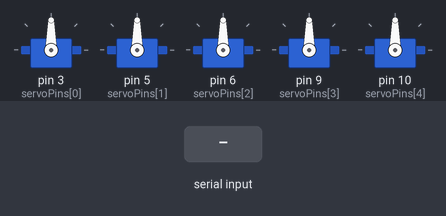
A sketch run on a simulated Arduino Uno, built with avr-gcc and run on an emulated ATmega328P. Shown: 5 × servo. Inputs (shaded band) come from the test bench.

Above: at 1.2 s.
1.3 s: "90,45,200\n" received over the second serial link
At 2.4 s:
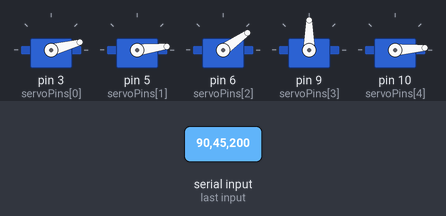
2.8 s: "30,150,10\n" received over the second serial link
At 3.5 s:
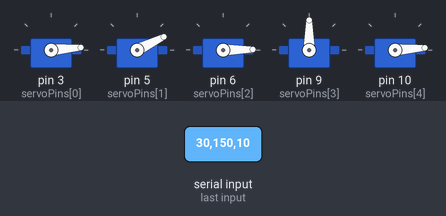
4.3 s: "90,45\n" received over the second serial link
At 4.6 s:
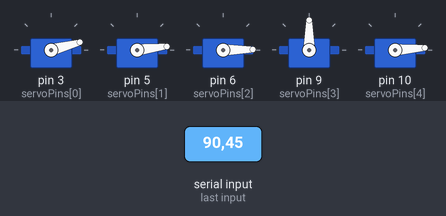
5.8 s: "200\n" received over the second serial link
At 6.9 s:
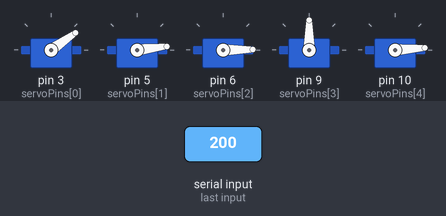
7.3 s: "30,150\n" received over the second serial link
At 8.1 s:
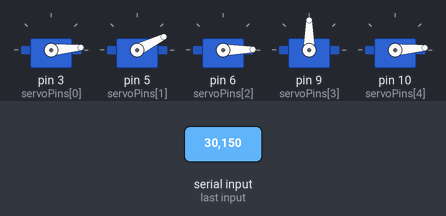
8.8 s: "200\n" received over the second serial link
At 9.2 s:
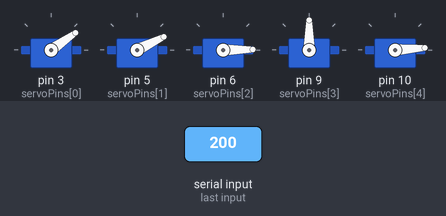
Timing chart, 0 to 11.3 s (numbered marks = the images above; inputs shaded):
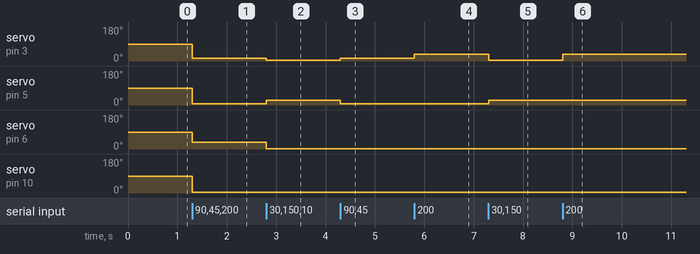

Measured:
- after the input at 1.3 s, servo on pin 3 (servoPins[0]): 90° → 15° at once; servo on pin 5 (servoPins[1]): 90° → 7° at once; servo on pin 6 (servoPins[2]): 90° → 35° at once; servo on pin 10 (servoPins[4]): 90° → 4° at once
- after the input at 2.8 s, servo on pin 3 (servoPins[0]): 15° → 5° at once; servo on pin 5 (servoPins[1]): 7° → 26° at once; servo on pin 6 (servoPins[2]): 35° → 1° at once
- after the input at 4.3 s, servo on pin 3 (servoPins[0]): 5° → 15° at once; servo on pin 5 (servoPins[1]): 26° → 7° at once
- after the input at 5.8 s, servo on pin 3 (servoPins[0]): 15° → 35° at once
- after the input at 7.3 s, servo on pin 3 (servoPins[0]): 35° → 5° at once; servo on pin 5 (servoPins[1]): 7° → 26° at once
- after the input at 8.8 s, servo on pin 3 (servoPins[0]): 5° → 35° at once

The sketch:

robotic-hand-recieve.ino
```cpp
#include <Servo.h>
#include <SoftwareSerial.h>

SoftwareSerial BTSerial(0, 1); // RX, TX

Servo servos[5];
const int servoPins[] = {3, 5, 6, 9, 10}; // Servos connected to digital pins

void setup() {
  BTSerial.begin(9600);
  for (int i = 0; i < 5; i++) {
    servos[i].attach(servoPins[i]);
  }
}

void loop() {
  if (BTSerial.available()) {
    String data = BTSerial.readStringUntil('\n');
    int flexValues[5];
    int index = 0;
    char *token = strtok(data.c_str(), ",");
    while (token != NULL && index < 5) {
      flexValues[index] = atoi(token);
      token = strtok(NULL, ",");
      index++;
    }
    for (int i = 0; i < 5; i++) {
      int angle = map(flexValues[i], 0, 1023, 0, 180); // Adjust mapping as needed
      servos[i].write(angle);
    }
  }
}
```
